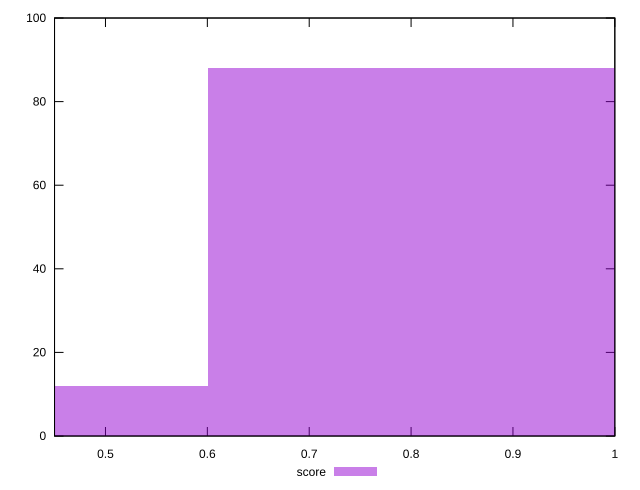

Generate this figure with gnuplot:
reset

$score <<EOF
0.4005866469012846 12
0.8011732938025692 88
EOF

set key outside below
set boxwidth 0.4005866469012846
set xrange [0.45:1]
set yrange [0:100]
set trange [0:100]
set style fill transparent solid 0.5 noborder
set terminal svg size 640, 490 enhanced background rgb 'white'
set output "report_00014_2021-02-09T15:56:05.503Z/uses-http2/samples/pages+cached/score/histogram.svg"

plot $score title "score" with boxes

reset
